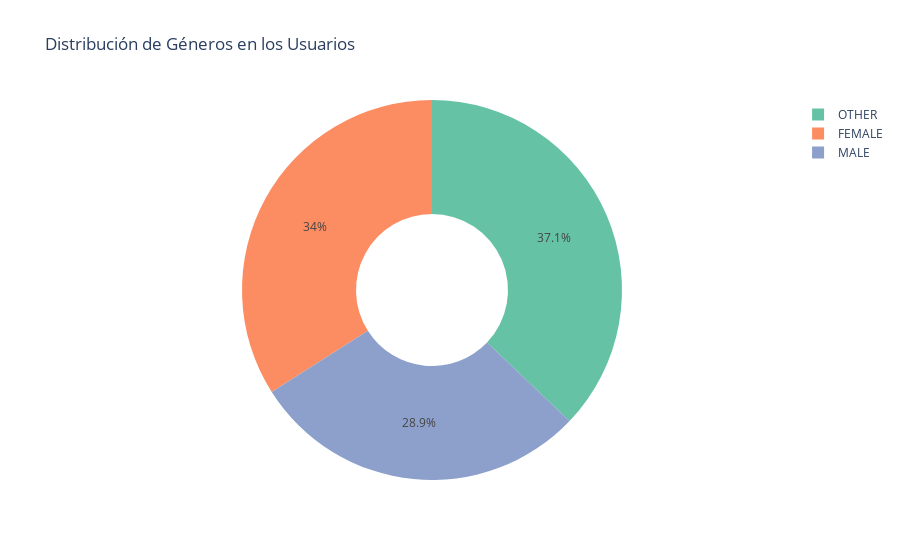

Write notebook code for a chart like this one.
### Code cell
import pandas as pd
import plotly.express as px

# Asegurarse de que la columna 'gender' sea categórica
df_users['gender'] = df_users['gender'].astype('category')

# Calcular la distribución porcentual
gender_distribution = df_users['gender'].value_counts(normalize=True) * 100

# Crear gráfico de Donut usando Plotly
fig = px.pie(
    values=gender_distribution.values,
    names=gender_distribution.index,
    title='Distribución de Géneros en los Usuarios',
    hole=0.4,  # Esto crea el efecto de donut
    color_discrete_sequence=px.colors.qualitative.Set2
)

# Mostrar gráfico interactivo
fig.show()

### Figure 1 — Plotly figure (JSON) as saved in the notebook; plotly's stock layout.template omitted (floating-point values rounded to 4 significant figures)
{"data": [{"domain": {"x": [0, 1], "y": [0, 1]}, "hole": 0.4, "hovertemplate": "label=%{label}<br>value=%{value}<extra></extra>", "labels": ["OTHER", "FEMALE", "MALE"], "legendgroup": "", "name": "", "showlegend": true, "type": "pie", "values": [37.11, 34.02, 28.87]}], "layout": {"legend": {"tracegroupgap": 0}, "piecolorway": ["rgb(102,194,165)", "rgb(252,141,98)", "rgb(141,160,203)", "rgb(231,138,195)", "rgb(166,216,84)", "rgb(255,217,47)", "rgb(229,196,148)", "rgb(179,179,179)"], "title": {"text": "Distribución de Géneros en los Usuarios"}}}
